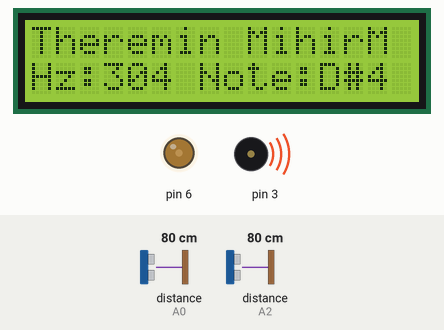
Bench run of a sketch on a simulated Arduino Uno, built with avr-gcc and run on an emulated ATmega328P. Shown: 16×2 character LCD, output pins drawn as LEDs (lit = HIGH), buzzer (waves = sounding). Wiring (inferred from the names in the program): 2 × ultrasonic range finder: trigger A1, echo A0 / trigger A3, echo A2. The inputs (shaded band) are chosen by the test bench; at power-on: distance to the obstacle (sensors on A0, A2) 80 cm. The echo pulse lasts 58.3 µs per cm; pins used as bus, display or sensor lines are not drawn.

Above: at 1.2 s.
1.3 s: distance to the obstacle (sensor on A0) set to 2 cm
At 2.5 s:
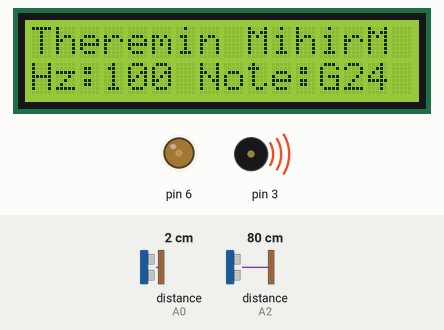
2.8 s: distance to the obstacle (sensor on A0) set to 4 cm
At 3.6 s:
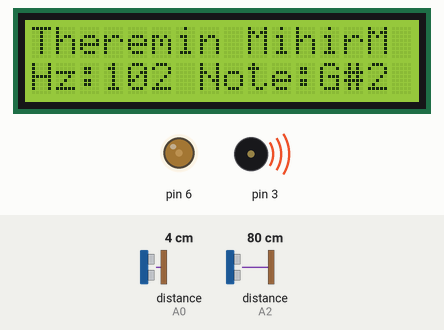
4.3 s: distance to the obstacle (sensor on A0) set to 9 cm
At 5.5 s:
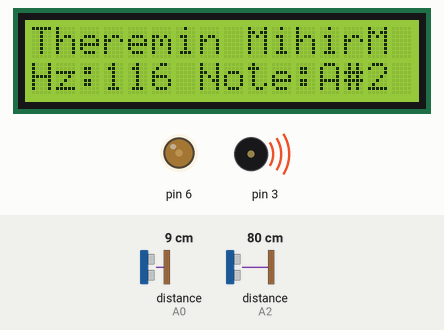
5.8 s: distance to the obstacle (sensor on A0) set to 18 cm
At 7.0 s:
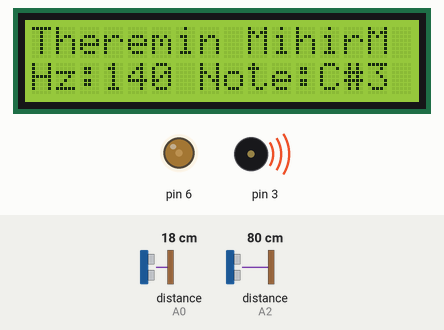
7.3 s: distance to the obstacle (sensor on A2) set to 2 cm
At 8.4 s:
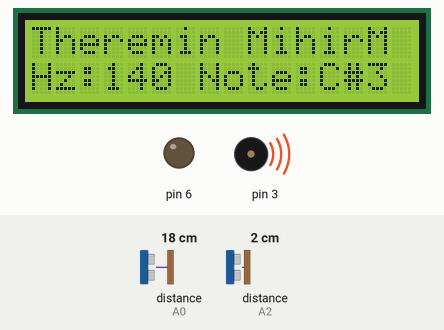
8.8 s: distance to the obstacle (sensor on A0) set to 35 cm
At 9.9 s:
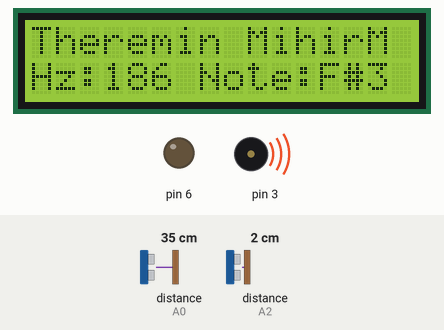
Timing chart, 0 to 11.3 s (numbered marks = the images above; inputs shaded):
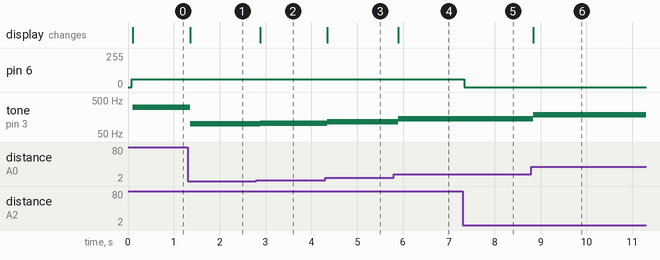

Measured:
- after the input at 1.3 s, tone on pin 3: 304 Hz → 100 Hz after 0.06 s; the display: changes after 0.06 s (image 1)
- after the input at 2.8 s, tone on pin 3: 100 Hz → 102 Hz after 0.09 s; the display: changes after 0.09 s (image 2)
- after the input at 4.3 s, tone on pin 3: 102 Hz → 116 Hz after 0.05 s; the display: changes after 0.05 s (image 3)
- after the input at 5.8 s, tone on pin 3: 116 Hz → 140 Hz after 0.09 s; the display: changes after 0.09 s (image 4)
- after the input at 7.3 s, pin 6: 58/255 → 0/255 at once
- after the input at 8.8 s, tone on pin 3: 140 Hz → 186 Hz at once; the display: changes at once (image 6)

The sketch:

code.ino
```cpp
#include <LiquidCrystal_I2C.h>
#include <math.h>
#define tPin1 A1
#define ePin1 A0
#define tPin2 A3
#define ePin2 A2
long duration1, distance1, duration2, distance2;
LiquidCrystal_I2C lcd(32, 16, 2);
String notes[] = {"C", "C#", "D", "D#", "E", "F", "F#", "G", "G#", "A", "A#", "B"};
long getDistance(int trigPin, int echoPin) {
  digitalWrite(trigPin, LOW);
  delayMicroseconds(2);
  digitalWrite(trigPin, HIGH);
  delayMicroseconds(10);
  digitalWrite(trigPin, LOW);
  return pulseIn(echoPin, HIGH) * 0.034 / 2;
}
void setup() {
  lcd.init();
  lcd.setCursor(0, 0);
  lcd.backlight();
  lcd.display();
  pinMode(tPin1, OUTPUT);
  pinMode(ePin1, INPUT);
  pinMode(tPin2, OUTPUT);
  pinMode(ePin2, INPUT);
  pinMode(6, OUTPUT);
  Serial.begin(6000);
}
void loop() {
  distance1 = getDistance(tPin1, ePin1);
  distance2 = getDistance(tPin2, ePin2);
  int pitch = map(distance1, 2, 336, 100, 1000);
  pitch = constrain(pitch, 100, 1000);
  int volume = map(distance2, 2, 336, 0, 255);
  volume = constrain(volume, 0, 255);
  analogWrite(6, volume);
  float noteNum = 12 * log(pitch / 440.0) / log(2);
  int nearNote = round(noteNum) + 69;
  int noteI = nearNote % 12;
  int octave = (nearNote / 12) - 1;
  String note = notes[noteI] + String(octave);
  lcd.setCursor(0,0);
  lcd.print("Theremin MihirM");
  lcd.setCursor(0,1);
  lcd.print("Hz:");
  lcd.print(pitch);
  lcd.print(" Note:");
  lcd.print(note);
  tone(3, pitch);
  delay(50);
}
```
